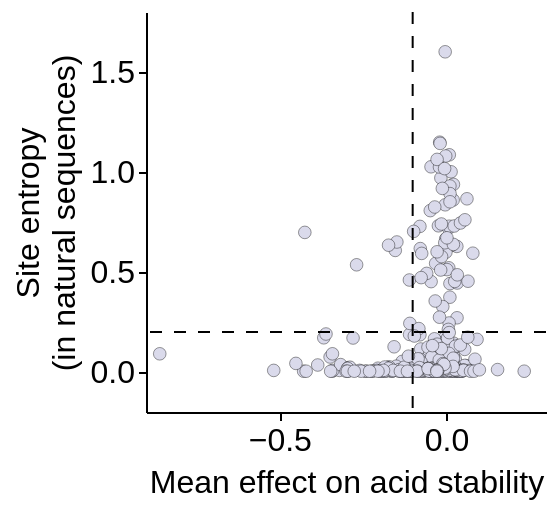

The code cell stored with this chart in its notebook:
### Code cell
mean_df_with_wt = mean_stability_and_entropy.assign(
    mean_stability=mean_stability_and_entropy.groupby('site')['stability_mean'].transform('mean')
)[['site', 'wildtype', 'mean_stability', 'entropy']].drop_duplicates()

base = alt.Chart(
    mean_df_with_wt
).encode(
    x=alt.X(
        "mean_stability",
        title=(["Mean effect on acid stability"]),
    ),
    y=alt.Y(
        "entropy",
        scale=alt.Scale(domain=[-0.1, 1.7]),
        title=(["Site entropy", "(in natural sequences)"]),
    ),
    tooltip=[
        'site', 'wildtype', 'mean_stability', 'entropy'
    ]
).properties(
    width=200,
    height=200
).mark_circle(
    size=40,
    opacity=1,
    color='#DADAEB',
    stroke='black',
    strokeWidth=0.2
)

# Horizontal line
hline = alt.Chart().mark_rule(
        color='black',
        size=1,
        opacity=1.0,
        strokeDash=[6,6]
    ).encode(y=alt.Y(datum=0.2))

# Vertical line
vline = alt.Chart().mark_rule(
        color='black',
        size=1,
        opacity=1.0,
        strokeDash=[6,6]
    ).encode(x=alt.X(datum=-0.1))

scatter_plot = alt.layer(base, hline, vline)
scatter_plot.display()

### Figure 1 — Vega-Lite specification as saved in the notebook (floating-point values rounded to 4 significant figures; data arrays with more than 128 entries replaced by an {"elided": "..."} marker saying what was removed)
{"config": {"background": "white", "title": {"fontSize": 20, "fontWeight": "normal", "font": "Helvetica", "anchor": "start", "color": "#000000", "orient": "top", "offset": 5, "subtitleColor": "gray", "subtitleFont": "Helvetica", "subtitleFontWeight": "normal", "subtitleFontSize": 18, "subtitlePadding": 2}, "axis": {"domain": true, "domainColor": "black", "domainWidth": 1, "grid": false, "gridColor": "#DEDDDD", "gridWidth": 0.5, "labelFont": "Helvetica", "labelFontSize": 16, "labelFlush": false, "labelFontWeight": "normal", "labelPadding": 2, "tickColor": "black", "tickSize": 4, "tickCount": 3, "tickWidth": 1, "titleFont": "Helvetica", "titleAlign": "center", "titleFontWeight": "normal", "titleFontSize": 16, "titlePadding": 5}, "legend": {"labelFont": "Helvetica", "labelFontSize": 16, "symbolSize": 100, "titleFont": "Helvetica", "titleFontSize": 16, "titleFontWeight": "normal", "padding": 5, "titleLimit": 200, "gradientLength": 100}, "range": {"category": ["#4e79a7", "#f28e2c", "#e15759", "#76b7b2", "#59a14f", "#edc949", "#af7aa1", "#ff9da7", "#9c755f", "#bab0ab"], "diverging": ["#c7e9b4", "#7fcdbb", "#41b6c4", "#1d91c0", "#225ea8", "#253494"]}, "view": {"stroke": "white", "strokeWidth": 0}, "text": {"font": "Helvetica", "fontSize": 16}}, "layer": [{"data": {"name": "data-700886db50e2e78417628756a79e13a3"}, "mark": {"type": "circle", "color": "#DADAEB", "opacity": 1, "size": 40, "stroke": "black", "strokeWidth": 0.2}, "encoding": {"tooltip": [{"field": "site", "type": "quantitative"}, {"field": "wildtype", "type": "nominal"}, {"field": "mean_stability", "type": "quantitative"}, {"field": "entropy", "type": "quantitative"}], "x": {"field": "mean_stability", "title": ["Mean effect on acid stability"], "type": "quantitative"}, "y": {"field": "entropy", "scale": {"domain": [-0.1, 1.7]}, "title": ["Site entropy", "(in natural sequences)"], "type": "quantitative"}}}, {"data": {"name": "empty"}, "mark": {"type": "rule", "color": "black", "opacity": 1.0, "size": 1, "strokeDash": [6, 6]}, "encoding": {"y": {"datum": 0.2}}}, {"data": {"name": "empty"}, "mark": {"type": "rule", "color": "black", "opacity": 1.0, "size": 1, "strokeDash": [6, 6]}, "encoding": {"x": {"datum": -0.1}}}], "height": 200, "width": 200, "$schema": "https://vega.github.io/schema/vega-lite/v5.16.3.json", "datasets": {"data-700886db50e2e78417628756a79e13a3": {"elided": "460 records"}, "empty": [{}]}}
